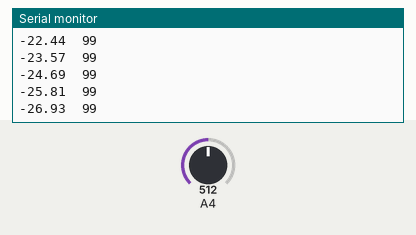
Simulated run of this sketch. Board: Arduino Uno, built with avr-gcc and run on an emulated ATmega328P. Parts: the last lines printed to the serial monitor. The test bench sets the inputs (shaded band); at power-on: A4 = 512.

Above: at 1.3 s.
1.4 s: A4 set to 716
At 1.43 s:
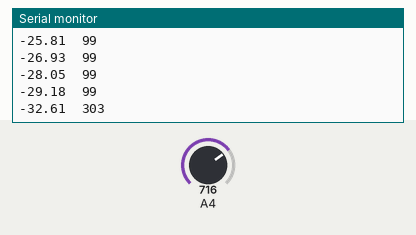
2.9 s: A4 set to 900
At 2.9 s:
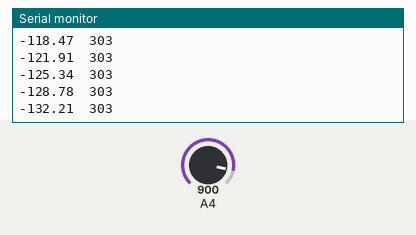
Timing chart, 0 to 5.9 s (numbered marks = the images above; inputs shaded):
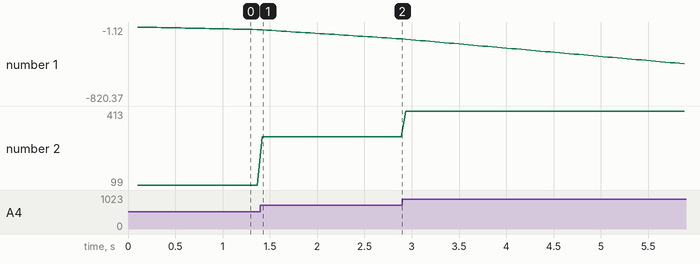

The sketch:

Gyroscope.ino
```cpp
struct Gyroscope
{
  int x, y, z;
  int offset_x, offset_y, offset_z;
  int raw_x, raw_y, raw_z;
  float angRate_x, angRate_y, angRate_z;
  float angle_x, angle_y, angle_z;
};

struct Gyroscope gyro;

float angle_x = 0.00, angle_z = 0.00;

void setup()
{
  analogReference(EXTERNAL);
  Serial.begin(9600);
  delay(100);
}

void loop()
{
  readAndCalculateGyroscope();

  Serial.print(angle_x); Serial.print("\t"); Serial.print(gyro.raw_x);
//  Serial.print(gyro.angle_z); Serial.print("\t");

  Serial.print("\n");

  delay(50);
}

void readAndCalculateGyroscope()
{
  gyro.offset_x = 413;
//  gyro.offset_z = 369;

  gyro.x = analogRead(A4);
//  gyro.z = analogRead(A5);

  gyro.raw_x = gyro.x - gyro.offset_x;
//  gyro.raw_z = gyro.z - gyro.offset_z;

  gyro.raw_x = constrain(gyro.raw_x, -gyro.offset_x, gyro.offset_x);
//  gyro.raw_z = constrain(gyro.raw_z, -369, 369);

  gyro.angRate_x = (float)(gyro.raw_x * 0.2267) * -0.05;
//  gyro.angRate_z = (float)(gyro.raw_z) * 0.05;

  angle_x = angle_x + gyro.angRate_x;
//  gyro.angle_z = angle_z + gyro.angRate_z;

}
```

Measured:
- after the input at 1.4 s, the serial monitor: prints a new line at once (image 1)
- plotted number 1: -29.18 → -132.21 after the input at 1.4 s
- plotted number 2: 99 → 303 after the input at 1.4 s
